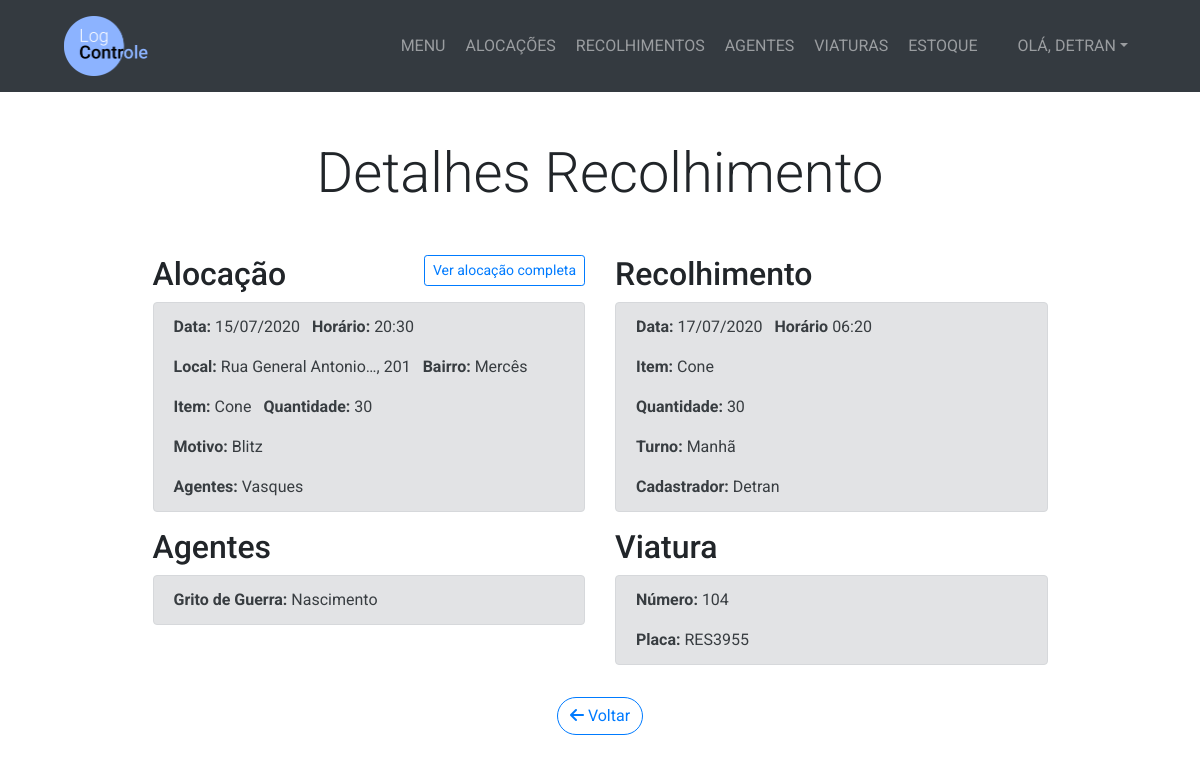
Screenshot of /recolhimento/18/detalhes/ (signed in) with the database file from the repository.
### management/models.py (models this page shows, shortened)
class Recolhimento(models.Model):
    TURNO_CHOICES = (
        ('Manhã', 'Manhã'),
        ('Tarde', 'Tarde'),
        ('Noite', 'Noite'),
        ('Madrugada', 'Madrugada')
    )
    data = models.DateField()
    horario = models.TimeField()
    quantidade = models.IntegerField()
    alocacao = models.ForeignKey(Alocacao, on_delete=models.PROTECT)
    viatura = models.ForeignKey(Viatura, on_delete=models.PROTECT, blank=True, null=True)
    turno = models.CharField(max_length=10, choices=TURNO_CHOICES)
    cadastrador = models.ForeignKey(User, on_delete=models.PROTECT)

class Alocacao(models.Model):
    TURNO_CHOICES = (
        ('Manhã', 'Manhã'),
        ('Tarde', 'Tarde'),
        ('Noite', 'Noite'),
        ('Madrugada', 'Madrugada')
    )
    STATUS_CHOICES = (
        ('Aberto', 'Aberto'),
        ('Fechado', 'Fechado'),
        ('Desativado', 'Desativado')
    )
    data = models.DateField()
    horario = models.TimeField()
    item = models.ForeignKey(Item, on_delete=models.PROTECT)
    quantidade = models.IntegerField()
    turno = models.CharField(max_length=10, choices=TURNO_CHOICES)
    viatura = models.ForeignKey(Viatura, on_delete=models.PROTECT, blank=True, null=True)
    rua = models.CharField(max_length=200)
    numero = models.CharField(max_length=10)
    bairro = models.CharField(max_length=25)
    complemento = models.CharField(max_length=25, blank=True)
    motivo = models.CharField(max_length=100, blank=True)
    cadastrador = models.ForeignKey(User, on_delete=models.PROTECT)
    status = models.CharField(max_length=11, choices=STATUS_CHOICES, default='Fechado')

class Item(models.Model):
    nome = models.CharField(max_length=100)

class Agente(models.Model):
    SEXO_CHOICES = (
        ('Feminino', 'Feminino'),
        ('Masculino', 'Masculino')
    )
    nome = models.CharField(max_length=200)
    datanascimento = models.DateField()
    sexo = models.CharField(max_length=10, choices=SEXO_CHOICES)
    gritodeguerra = models.CharField(max_length=50)

class Viatura(models.Model):
    numero = models.IntegerField()
    placa = models.CharField(max_length=7)

### management/views.py (the view, shortened to what this page needs)
# urls.py: path('recolhimento/<int:pk_recolhimento>/detalhes/', views.detalhe_recolhimento, name='detalhe_recolhimento'),
@login_required
def detalhe_recolhimento(request, pk_recolhimento):
    recolhimento = get_object_or_404(Recolhimento, pk=pk_recolhimento)
    agenterecolhimento = RecolhimentoAgente.objects.filter(recolhimento_id=recolhimento.id)
    agentealocacao = AlocacaoAgente.objects.filter(alocacao_id=recolhimento.alocacao_id)
    perdas = ItemPerdidoExtraviado.objects.filter(alocacao_id=recolhimento.alocacao_id)
    if len(agentealocacao) == 1:
        agentes = ('{}' .format(agentealocacao[0].agente.gritodeguerra))
    elif len(agentealocacao) > 1:
        agentes = ('{} e {}' .format(agentealocacao[0].agente.gritodeguerra, agentealocacao[1].agente.gritodeguerra))
    agente_recolhimento_1 = agenterecolhimento[0].agente.gritodeguerra
    agente_recolhimento_2 = int(0)
    if len(agenterecolhimento) > 1:
        agente_recolhimento_2 = agenterecolhimento[1].agente.gritodeguerra
    if perdas is not None:
        total = int(0)
        for perda in perdas:
            total += perda.quantidade
        if agente_recolhimento_2 != 0:
            return render(request, 'management/detalhe_recolhimento.html',
                    {'recolhimento':recolhimento, 'agente_recolhimento_1':agente_recolhimento_1,\
                      'agente_recolhimento_2':agente_recolhimento_2, 'agentealocacao':agentes, 'perdas':total}
                )
        else:
            return render(request, 'management/detalhe_recolhimento.html',
                    {'recolhimento':recolhimento, 'agente_recolhimento_1':agente_recolhimento_1, 'agentealocacao':agentes, 'perdas':total}
                )

### management/templates/management/detalhe_recolhimento.html (shortened to what this page needs)
{% extends 'management/base.html' %}
{% block content %}
  <section class="py-5">
    <div class="container">
      <h1 class="display-4 text-center mb-5">Detalhes Recolhimento</h1>
      <div class="row justify-content-center">
        <div class="col-lg-12">
          <div class="d-flex justify-content-center">
            <div class="col-lg-5">
              <div class="d-flex">
                <h2 class="mb-1">Alocação</h2>
                <a href="{% url 'detalhe_alocacao' recolhimento.alocacao.id %}" class="btn btn-sm btn-outline-primary ml-auto mb-3">Ver alocação completa</a>
              </div>
              <div class="alert alert-secondary">
                <p>
                  <span class="mr-2"><strong>Data:</strong> {{ recolhimento.alocacao.data|date:'d/m/Y' }}</span>
                  <span><strong>Horário:</strong> {{ recolhimento.alocacao.horario|date:'H:i' }}</span>
                </p>
                <p>
                  <span class="mr-2"><strong>Local:</strong> {{ recolhimento.alocacao.rua|striptags|truncatechars:20 }}, {{ recolhimento.alocacao.numero }}</span>
                  <span><strong>Bairro:</strong> {{ recolhimento.alocacao.bairro }}</span>
                </p>
                <p><span class="mr-2"><strong>Item:</strong> {{ recolhimento.alocacao.item.nome }}</span> <span><strong>Quantidade:</strong> {{ recolhimento.alocacao.quantidade }}</span></p>
                <p><strong>Motivo:</strong> {{ recolhimento.alocacao.motivo|striptags|truncatechars:27 }}</p>
                <p class="mb-0"><span class="mr-2"><strong>Agentes:</strong> {{ agentealocacao }}</span>
                </p>
              </div>
            </div>
            <div class="col-lg-5">
              <h2>Recolhimento</h2>
              <div class="alert alert-secondary">
                <p>
                  <span class="mr-2"><strong>Data:</strong> {{ recolhimento.data|date:'d/m/Y' }}</span>
                  <span><strong>Horário</strong> {{ recolhimento.horario|date:'H:i' }}</span>
                </p>
                <p><span class="mr-2"><strong>Item:</strong> {{ recolhimento.alocacao.item.nome }}</span></p>
                <p><strong>Quantidade:</strong> {{ recolhimento.quantidade }}</p>
                <p><strong>Turno:</strong> {{ recolhimento.turno }}</p>
                <p class="mb-0"><strong>Cadastrador:</strong> <span style="text-transform: capitalize;">{{ recolhimento.cadastrador }}</span></p>
              </div>
            </div>
          </div>
          <div class="d-flex justify-content-center">
            <div class="col-lg-5">
              <h2>Agentes</h2>
              <div class="alert alert-secondary">
                {% if agente_recolhimento_2 %}
                  <p><strong>Grito de Guerra:</strong> {{ agente_recolhimento_1 }}</p>
                  <p class="mb-0"><strong>Grito de Guerra:</strong> {{ agente_recolhimento_2 }}</p>
                {% else %}
                  <p class="mb-0"><strong>Grito de Guerra:</strong> {{ agente_recolhimento_1 }}</p>
                {% endif %}
              </div>
            </div>
            {% if recolhimento.viatura %}
              <div class="col-lg-5">
                <h2>Viatura</h2>
                <div class="alert alert-secondary">
                  <p><strong>Número:</strong> {{ recolhimento.viatura.numero }}</p>
                  <p class="mb-0"><strong>Placa:</strong> {{ recolhimento.viatura.placa }}</p>
                </div>
              </div>
            {% endif %}
          </div>
          <div class="d-flex">
            <a href="{% url 'menu_recolhimento' %}" class="btn btn-outline-primary rounded-pill mx-auto mt-3"><i class="fas fa-arrow-left"></i> Voltar</a>
          </div>
        </div>
      </div>
    </div>
  </section>
{% endblock %}

### management/templates/management/base.html (shortened to what this page needs)
<!DOCTYPE html>
<html lang="pt-br" dir="ltr">
  {% load static %}
  <head>
    <link
      rel="stylesheet"
      href="https://stackpath.bootstrapcdn.com/bootstrap/4.5.0/css/bootstrap.min.css"
    />
    <link rel="stylesheet" type="text/css" href="{% static 'management/css/style.css' %}">
    <link rel="stylesheet" href="{% static 'management/css/bootstrap-datepicker.css' %}">
  </head>
  <body>
    <nav class="navbar navbar-expand-lg bg-dark navbar-dark py-3" id="main-nav">
      <a href="{% url 'home' %}" class="ml-5">
        <img src="{% static 'management/Logo.png' %}" alt="Logo LogControle" style="max-height: 60px;">
      </a>
      <div class="collapse navbar-collapse" id="navbarCollapse">
        <ul class="navbar-nav ml-auto">
          <li class="nav-item">
            <a href="{% url 'home' %}" class="nav-link ml-1">MENU</a>
          </li>
          <li class="nav-item">
            <a href="{% url 'menu_alocacao' %}" class="nav-link ml-1">ALOCAÇÕES</a>
          </li>
          <li class="nav-item">
            <a href="{% url 'menu_recolhimento' %}" class="nav-link ml-1">RECOLHIMENTOS</a>
          </li>
          <li class="nav-item">
            <a href="{% url 'menu_agente' %}" class="nav-link ml-1">AGENTES</a>
          </li>
          <li class="nav-item">
            <a href="{% url 'menu_viatura' %}" class="nav-link ml-1">VIATURAS</a>
          </li>
          <li class="nav-item">
            <a href="{% url 'menu_estoque' %}" class="nav-link ml-1">ESTOQUE</a>
          </li>
          <li class="nav-item dropdown ml-4 mr-5">
            <a href="#" class="nav-link dropdown-toggle" data-toggle="dropdown" aria-expanded="false">OLÁ, <span style="text-transform: uppercase;">{{ user.username }}</span></a>
          </li>
        </ul>
      </div>
    </nav>
    {% block content %} {% endblock %}
  </body>
</html>

### management/static/management/css/style.css (style rules this page uses)
body { font-family: 'Roboto', Arial; }

### rows the page displays
Recolhimento: alocacao.data "15/07/2020", alocacao.horario "20:30", alocacao.rua "Rua General Antonio…", alocacao.numero "201", alocacao.bairro "Mercês", alocacao.item.nome "Cone", alocacao.quantidade "30", alocacao.motivo "Blitz", data "17/07/2020", horario "06:20", quantidade "30", turno "Manhã", cadastrador "Detran", viatura.numero "104", viatura.placa "RES3955"
Agente: gritodeguerra "Vasques"
Agente: gritodeguerra "Nascimento"

### other values shown
{{ user.username }} "DETRAN"
